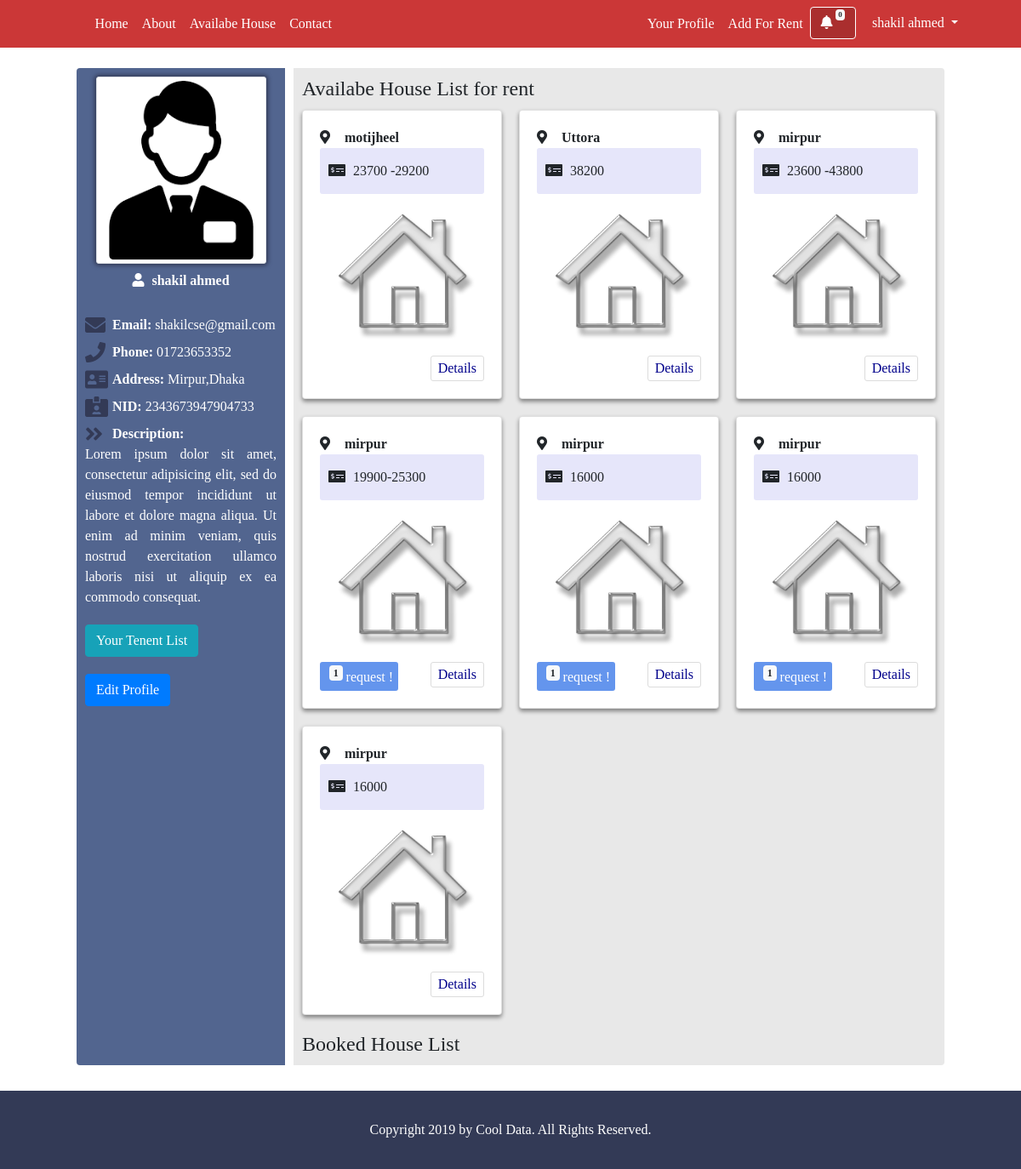
The app's page /owner_profile.php?id=53 (signed in) with its own data.
### tables this page shows
CREATE TABLE `tbl_house` (
  `id` int(50) NOT NULL,
  `owner_id` int(50) NOT NULL,
  `tenant_id` int(50) NOT NULL,
  `address` text NOT NULL,
  `road_no` varchar(252) NOT NULL,
  `house_no` varchar(252) NOT NULL,
  `rental_value` varchar(50) NOT NULL,
  `house_type` varchar(50) NOT NULL,
  `floor` varchar(252) NOT NULL,
  `bedroom` varchar(50) NOT NULL,
  `dinning_room` varchar(52) NOT NULL,
  `bathroom` varchar(50) NOT NULL,
  `kitchen` varchar(52) NOT NULL,
  `balconies` varchar(52) NOT NULL,
  `description` text NOT NULL,
  `active_status` int(11) NOT NULL,
  `img_1` varchar(252) NOT NULL,
  `img_2` varchar(252) NOT NULL,
  `img_3` varchar(252) NOT NULL
);

### lib/Session.php (called while the page is built, shortened)
<?php
  class Session
  {
    public static function get($key){
      if(isset($_SESSION[$key])){
        return $_SESSION[$key];
      }
      else{
        return false;
      }
    }
  }
 ?>

### Controller/baseController.php (called while the page is built, shortened)
<?php
  include_once 'lib/Database.php';
  class Basecontroller
  {
    public function __construct()
    {
      $this->db = new Database();
    }
  }
 ?>

### lib/Database.php (called while the page is built, shortened)
<?php
  class Database
  {
    private $hostdb = 'localhost';
    private $userdb = 'root';
    private $passdb = '';
    private $namedb = 'houserent';
    function __construct()
    {
      if (!isset($link)) {
        try {
          $pdo = new PDO("mysql:host=".$this->hostdb.";dbname=".$this->namedb,$this->userdb,$this->passdb);
          $pdo->setAttribute(PDO::ATTR_ERRMODE, PDO::ERRMODE_EXCEPTION);
          $pdo->exec("SET CHARACTER SET utf8");
          $this->link = $pdo;
        } catch (PDOException $e) {
          die("Failed to Connect with Database.".$e->getMessage());
        }
      }
    }
  }
 ?>

### Controller/Homecontroller.php (called while the page is built, shortened)
<?php
  include_once 'Controller/baseController.php';
  class Homecontroller extends Basecontroller
  {
    public function gethomeDetailsbyowner($id)
    {
      $sql = 'select * from tbl_house where owner_id=:id order by id DESC';
      $query = $this->db->link->prepare($sql);
      $query->bindValue(':id',$id);
      $query->execute();
      $result = $query->fetchAll();
      return $result;
    }
    public function totalRequest($houseid)
    {
      $sql = "select * from tbl_rentrequest where house_id=:house_id";
      $query = $this->db->link->prepare($sql);
      $query->bindValue(':house_id',$houseid);
      $query->execute();
      $result = $query->fetchAll(PDO::FETCH_ASSOC);
      return $result;
    }
  }

### owner_profile.php (the view, shortened to what this page needs)
<?php
  include 'inc/header.php';
  include 'inc/navbar.php';
  include 'Controller/Homecontroller.php';
?>
<div class="profile_area">
  <div class="profile_main container">
    <div class="inner_profile row">
      <div class="left_profile col-sm-3">
        <div class="left_profile_inner">
          <div class="profile_title">
            <div class="profile_image">
              <img src="assets/images/owner.png" class="img-thumbnail" alt="Owner">
            </div>
            <p class="text-center"> <i class="fas fa-user" style="margin-right:5px;"></i> <?php echo Session::get('fname')." ".Session::get('lname'); ?> </p>
          </div>
          <div class="profile_nav">
            <ul class="main_profile_nav">
              <li> <i class="fas fa-envelope"></i> <strong>Email:</strong> shakilcse@gmail.com </li>
              <li> <i class="fas fa-phone"></i> <strong>Phone:</strong> 01723653352 </li>
              <li> <i class="fas fa-address-card"></i> <strong>Address:</strong> Mirpur,Dhaka </li>
              <li> <i class="fas fa-id-card-alt"></i> <strong>NID:</strong> 2343673947904733 </li>
              <li> <i class="fas fa-angle-double-right"></i> <strong>Description:</strong> <p class="text-justify">Lorem ipsum dolor sit amet, consectetur adipisicing elit, sed do eiusmod tempor incididunt ut labore et dolore magna aliqua. Ut enim ad minim veniam, quis nostrud exercitation ullamco laboris nisi ut aliquip ex ea commodo consequat.</p> </li>
            </ul>
            <?php
              if(Session::get('user') == 'owner'){
             ?>
            <ul class="extra_nav">
              <li style="margin:20px 0px;"> <a class="btn btn-info" href="">Your Tenent List</a> </li>
              <li> <a class="btn btn-primary" href="editprofile.php">Edit Profile</a> </li>
            </ul>
          <?php } ?>
          </div>
        </div>
      </div>
      <div class="right_profile col-sm-9">
        <div class="right_profile_inner">
          <div class="house_main">
            <div class="available_house col-sm-12">
              <h4>Availabe House List for rent</h4>
<?php
  $home = new Homecontroller();
  $id=0;
  if(isset($_GET['id'])){
    $id = $_GET['id'];
  }
  $ava_home = $home->gethomeDetailsbyowner($id);
 ?>
              <div class="all_house row">
      <?php
      if(count($ava_home) > 0) {
        foreach ($ava_home as $house){
        $houseid = $house['id'];
        $total_req = $home->totalRequest($houseid);
       ?>
                <div class="single_house card">
                  <div class="single_house_inner card-body">
                    <div class="house_title">
                      <p style="font-weight:600;">  <i class="fas fa-map-marker-alt"></i> <?php echo $house['address']; ?> </p>
                      <p class="rent"> <i class="fas fa-money-check-alt"></i> <?php echo $house['rental_value']; ?> </p>
                    </div>
                    <div class="house_img">
                      <img src="assets/images/house/house29.png" alt="House">
                    </div>
                    <?php if(is_array($total_req) && count($total_req) > 0){ ?>
                    <p style="display:inline-block;margin-top:10px;padding:4px 6px;color:#fff;border-radius:3px;background-color:cornflowerblue;"><span style="margin-left:5px;" class="badge badge-light"> <?php echo count($total_req); ?></span> request !</p>
                  <?php } ?>
                    <a href="housedetails.php?house_id=<?php echo $house['id']; ?>">Details</a>
                  </div>
                </div>
        <?php } }else{ echo "You havn't any availabe/free room."; } ?>
              </div>
            </div>
            <div class="booked_house">
              <h4>Booked House List</h4>
            </div>
          </div>
        </div>
      </div>
    </div>
  </div>
</div>
<?php
  include 'inc/footer.php';
?>

### assets/css/style.css (style rules this page uses)
.container { padding: 0px; max-width: 85%; }
body { font-family: poppins; }
h1,h2,h3,h4,h5,p,ul,.row { padding: 0px; margin: 0px; }
[class*="col-"] { padding-left: 0 !important; padding-right: 0 !important; }
ul { list-style: none; }
.left_profile_inner { background-color: #52658f; border-radius: 4px 0px 0px 4px; padding: 10px; color: #fff; margin-right: 10px; height: 100%; }
.left_profile_inner a { color: #fff; }
.right_profile_inner { min-height: 600px; background-color: #e8e8e8; border-radius: 0px 4px 4px 0px; padding: 10px; }
.left_profile_inner .profile_image { height: 220px; width: 200px; margin: 0px auto; }
.left_profile_inner .profile_image img { height: 100%; width: 100%; border-radius: 3px; box-shadow: 0px 0px 5px 2px #333a56; }
.left_profile_inner .profile_title { margin-bottom: 20px; }
.profile_main { padding: 30px 0px; }
.profile_title p { padding: 8px 0px; font-size: 16px; font-weight: 600; }
.available_house h4 { margin-bottom: 10px; }
.available_house { margin-bottom: 20px; }
.all_house { display: grid; grid-template-columns: auto auto auto; grid-column-gap: 20px; grid-row-gap: 20px; }
.single_house { box-shadow: 0px 3px 5px 0px grey; transition: 0.4s; cursor: pointer; }
.single_house_inner p i { min-width: 25px; }
.single_house_inner a { padding: 2px 8px; border: 1px solid gainsboro; border-radius: 3px; color: darkblue; float: right; margin-top: 10px; transition: 0.4s; }
.house_img { height: 180px; width: 180px; margin: 0px auto; }
.house_img img { height: 100%; width: 100%; }
.profile_main { margin-top: 50px; }
.main_profile_nav li { margin-bottom: 8px; }
.main_profile_nav li i { width: 28px; color: #333a56; font-size: 24px; vertical-align: bottom; }
.rent { background-color: lavender; padding: 15px 10px; border-radius: 3px; }
.badge { vertical-align: super; }

### records on screen
tbl_house: address "motijheel", rental_value "23700 -29200"
tbl_house: address "Uttora", rental_value "38200"
tbl_house: address "mirpur", rental_value "23600 -43800"
tbl_house: address "mirpur", rental_value "19900-25300", count($total_req) "1"
tbl_house: address "mirpur", rental_value "16000", count($total_req) "1"
tbl_house: address "mirpur", rental_value "16000", count($total_req) "1"
tbl_house: address "mirpur", rental_value "16000"

### other values on screen
count($allmsg) "0"
Session::get('fname') "shakil"
Session::get('lname') "ahmed"
